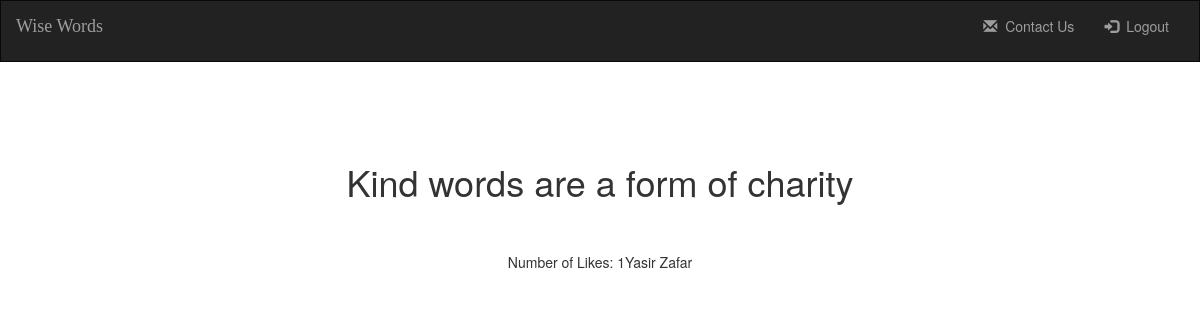
The page /wiseWords/2 on the database its author committed.
### wise_words_app/models.py (models this page shows)
class Post(models.Model): # This will be a one to many relationship between User and Post
    wiseWords = models.TextField(max_length=15)
    uploader = models.ForeignKey(User, related_name="post_uploader", on_delete = models.CASCADE ) # Here I am, making the one to many relationship to User class, related name is how I want the user to access the post
    likes = models.ManyToManyField(User, related_name="posts_liked") # If there is a many to many relationship here then put it in the second class after the one its connected to
    created_at = models.DateTimeField(auto_now_add=True)
    updated_at = models.DateTimeField(auto_now=True)
    objects = PostManager() #must connect the validatons to our user models

class User(models.Model):
    firstName = models.CharField(max_length=15)
    lastName = models.CharField(max_length=15)
    email = models.CharField(max_length=15)
    password = models.CharField(max_length=20)
    created_at = models.DateTimeField(auto_now_add=True)
    updated_at = models.DateTimeField(auto_now=True)
    objects = UserManager() #must connect the validatons to our user models

### wise_words_app/views.py (the view)
# urls.py: path('wiseWords/<int:postId>', views.showPost)
def showPost(request, postId):
    context = {
        'oneMansWiseWords' : Post.objects.get(id=postId) # Now we can use oneMansWiseWords on the html form
    }
    return render(request, "showpost.html", context) # Need to thrust our data forth, thats why we add context

### wise_words_app/templates/showpost.html (shortened to what this page needs)
<!DOCTYPE html>
<html lang="en">
<head>
    <link rel="stylesheet" href="https://maxcdn.bootstrapcdn.com/bootstrap/3.3.6/css/bootstrap.min.css">
    {% load static %}
    <link rel="stylesheet" href="{% static 'style/style.css' %}">
</head>
<body>
    <div>
        <nav class="navbar navbar-inverse">
            <div class=container-fluid>
                <a class="navbar-brand" href="">Wise Words</a>
                <div class="collapse navbar-collapse" id="topNavBar">
                    <ul class="nav navbar-nav navbar-right">
                        <li class="">
                            <a href="/contactUs">
                                <span class="glyphicon glyphicon-envelope" aria-hidden="true"></span>&nbsp; Contact Us
                            </a>
                        </li>
                        <li class="">
                            <a href="/logout">
                                <span class="glyphicon glyphicon-log-in" aria-hidden="true"></span>&nbsp; Logout
                            </a>
                        </li>
                    </ul>
                </div>
            </div>
        </nav>
    </div>
    <div class="">
        <div class="showPost">
            <h1>{{oneMansWiseWords.wiseWords}}</h1>
        </div>
        <div class="showPostForLikes">
            <p>Number of Likes: {{oneMansWiseWords.likes.all.count}}</p>
            {% for usersWhoLikedObject in oneMansWiseWords.likes.all %}
            <p>{{usersWhoLikedObject.firstName}} {{usersWhoLikedObject.lastName}}</p>
            {% endfor %}
        </div>
    </div>
</body>
</html>

### wise_words_app/static/style/style.css (style rules this page uses)
li { margin-bottom: 10px; }
.navbar { border-radius: 0; }
.navbar-brand { font-family: 'Satisfy', cursive; }
.showPost { display: flex; align-items: center; justify-content: center; margin-top: 80px }
.showPostForLikes { display: flex; align-items: center; justify-content: center; margin-top: 40px; }

### rows shown on the page
Post: wiseWords "Kind words are a form of charity", likes.all.count "1"
User: firstName "Yasir", lastName "Zafar"
